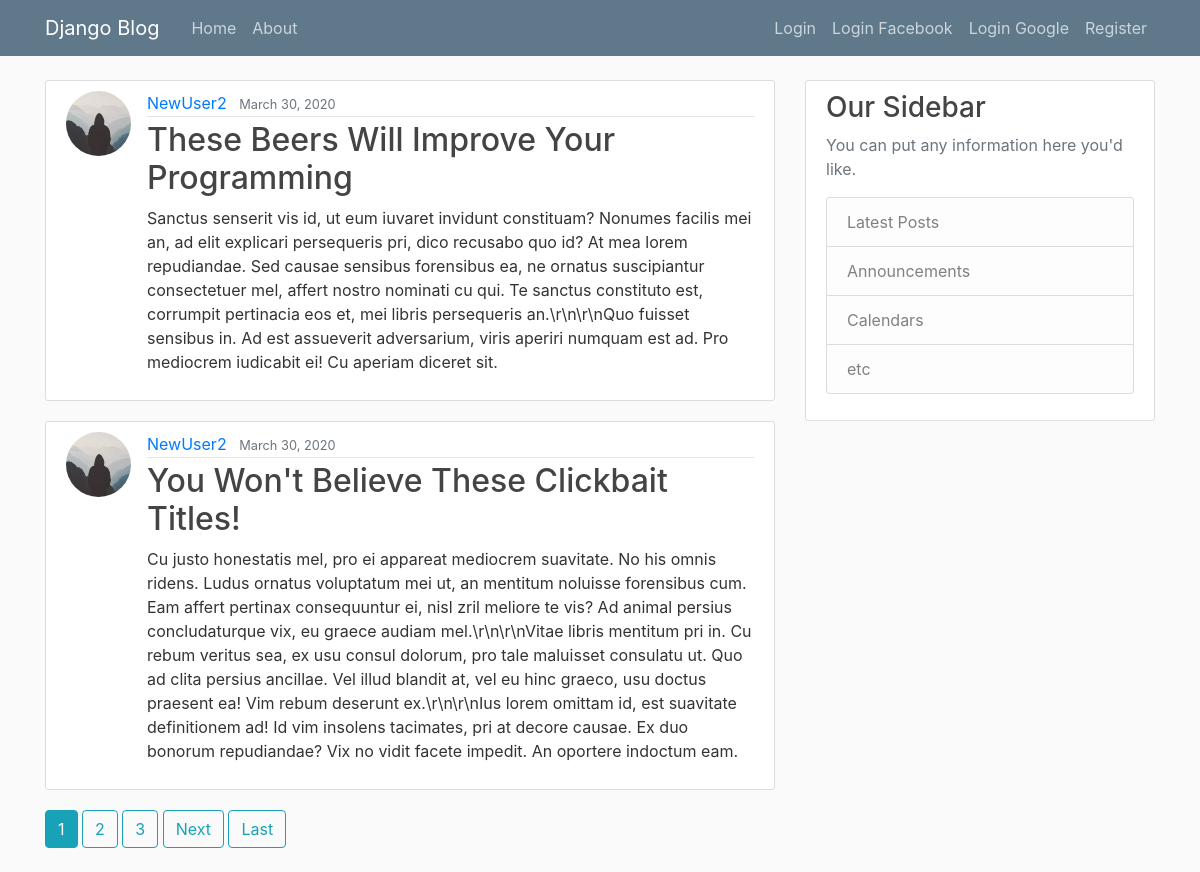
The page / on the database its author committed.
### blog/models.py (models this page shows, shortened)
class Post(models.Model):
    title = models.CharField(max_length=100)
    content = models.TextField()
    date_posted = models.DateTimeField(default=timezone.now)
    author = models.ForeignKey(User, on_delete=models.CASCADE)

### users/models.py (models this page shows, shortened)
class Profile(models.Model):
    user = models.OneToOneField(User, on_delete=models.CASCADE)
    image = models.ImageField(default='default.jpg', upload_to='profile_pics')

### blog/views.py (the view)
# urls.py: path('', PostListView.as_view(), name='blog-home'),
class PostListView(ListView):
    model = Post
    template_name = 'blog/home.html' # <app>/<model>_<viewtype>.html
    context_object_name = 'posts'
    ordering = ['-date_posted']
    paginate_by = 2

### blog/templates/blog/home.html (shortened to what this page needs)
{% extends "blog/base.html" %}
{% block content %}
    {% for post in posts %}
    <article class="media content-section">
        <img class="rounded-circle article-img" src="{{ post.author.profile.image.url }}">
        <div class="media-body">
          <div class="article-metadata">
            <a class="mr-2" href="#">{{ post.author }}</a>
            <small class="text-muted">{{ post.date_posted|date:"F d, Y" }}</small>
          </div>
          <h2><a class="article-title" href="{% url 'post-detail' post.id %}">{{ post.title }}</a></h2>
          <p class="article-content">{{ post.content }}</p>
        </div>
      </article>
    {% endfor %}
    {% if is_paginated %}
      {% for num in page_obj.paginator.page_range %}
        {% if page_obj.number == num %}
          <a href="?page={{ num }}" class="btn btn-info mb-4">{{ num }}</a>
        {% elif num > page_obj.number|add:'-3' and num < page_obj.number|add:'3' %}
          <a href="?page={{ num }}" class="btn btn-outline-info mb-4">{{ num }}</a>
        {% endif %}
      {% endfor %}
      {% if page_obj.has_next %}
        <a href="?page={{ page_obj.next_page_number }}" class="btn btn-outline-info mb-4">Next</a>
        <a href="?page={{ page_obj.paginator.num_pages }}" class="btn btn-outline-info mb-4">Last</a>
      {% endif %}
    {% endif %}
{% endblock content %}

### blog/static/blog/main.css (style rules this page uses)
body { background: #fafafa; color: #333333; margin-top: 5rem; }
h1, h2, h3, h4, h5, h6 { color: #444444; }
.content-section { background: #ffffff; padding: 10px 20px; border: 1px solid #dddddd; border-radius: 3px; margin-bottom: 20px; }
.article-title { color: #444444; }
.article-content { white-space: pre-line; }
.article-img { height: 65px; width: 65px; margin-right: 16px; }
.article-metadata { padding-bottom: 1px; margin-bottom: 4px; border-bottom: 1px solid #e3e3e3 }

### rows shown on the page
Post: author.profile.image (placeholder picture), author "NewUser2", date_posted "March 30, 2020", title "These Beers Will Improve Your Programming", content "Sanctus senserit vis id, ut eum iuvaret invidunt constituam? Nonumes facilis mei an, ad elit explicari persequeris pri, dico recusabo quo id? At mea lorem repudiandae. Sed causae sensibus forensibus ea, ne ornatus suscipiantur consectetuer mel, affert nostro nominati cu qui. Te sanctus constituto est, corrumpit pertinacia eos et, mei libris persequeris an.\\r\\n\\r\\nQuo fuisset sensibus in. Ad est assueverit adversarium, viris aperiri numquam est ad. Pro mediocrem iudicabit ei! Cu aperiam diceret sit."
Post: author.profile.image (placeholder picture), author "NewUser2", date_posted "March 30, 2020", title "You Won't Believe These Clickbait Titles!", content "Cu justo honestatis mel, pro ei appareat mediocrem suavitate. No his omnis ridens. Ludus ornatus voluptatum mei ut, an mentitum noluisse forensibus cum. Eam affert pertinax consequuntur ei, nisl zril meliore te vis? Ad animal persius concludaturque vix, eu graece audiam mel.\\r\\n\\r\\nVitae libris mentitum pri in. Cu rebum veritus sea, ex usu consul dolorum, pro tale maluisset consulatu ut. Quo ad clita persius ancillae. Vel illud blandit at, vel eu hinc graeco, usu doctus praesent ea! Vim rebum deserunt ex.\\r\\n\\r\\nIus lorem omittam id, est suavitate definitionem ad! Id vim insolens tacimates, pri at decore causae. Ex duo bonorum repudiandae? Vix no vidit facete impedit. An oportere indoctum…"

### other values the page prints
{{ num }} "1"
{{ num }} "2" "3"
